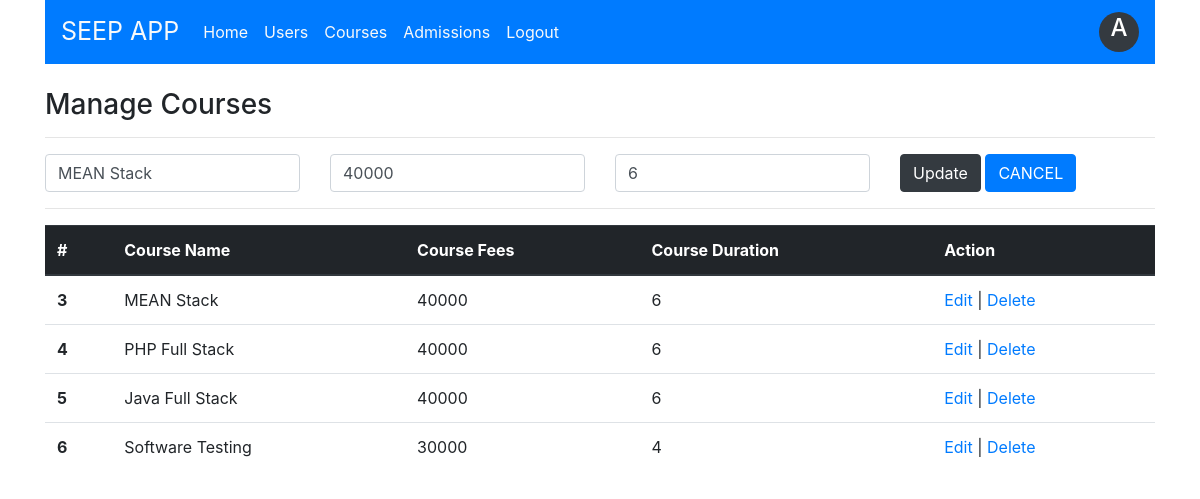
Page /courses.php?edit=3 (signed in) on the committed database.
### tables this page shows
CREATE TABLE `course` (
  `course_id` int(11) NOT NULL,
  `course_name` varchar(50) NOT NULL,
  `course_fees` double NOT NULL,
  `course_duration` int(11) NOT NULL
);

### courses.php (the view, shortened to what this page needs)
<!DOCTYPE html>
<html>
<head>
    <link rel="stylesheet" href="css/style.css">
    <link rel="stylesheet" href="https://maxcdn.bootstrapcdn.com/bootstrap/4.0.0/css/bootstrap.min.css">
</head>
<body>
<?php
    include("include/dbconnection.php");
    $courseName="";
    $courseFees="";
    $courseDuration="";
    if(isset($_REQUEST['edit']))
    {
        $editId=$_REQUEST['edit'];
        $qry="SELECT * FROM course WHERE course_id='$editId'";
        $courseList=mysqli_query($con,$qry);
        $course=mysqli_fetch_assoc($courseList);
        $courseName=$course['course_name'];
        $courseFees=$course['course_fees'];
        $courseDuration=$course['course_duration'];
    }
?>
	<div class="container">
        <?php include("include/header.php");
        ?>
        <br>
        <section>
            <div class="row">
                <div class="col">
                    <h3>Manage Courses</h3>
                    <hr>
                    <form action="" method="post">
                        <div class="row">
                            <div class="col">
                            <input type="text" name="courseName" class="form-control" placeholder="Course Name" value="<?=$courseName?>" required>
                            </div>
                            <div class="col">
                                <input type="text" name="courseFees" class="form-control" placeholder="Fees" value="<?=$courseFees?>" required>
                            </div>
                            <div class="col">
                                <input type="text" name="courseDuration" class="form-control" placeholder="duration" value="<?=$courseDuration?>" required>
                            </div>
                            <div class="col">
                                <?php if(isset($_REQUEST['edit'])){ ?>
                                        <input type="submit" name="btnUpdateCourse" class="btn btn-dark" placeholder="duration" value="Update" required>
                                        <a href="courses.php" class="btn btn-primary"> CANCEL </a>
                                <?php } else{?>
                                    <input type="submit" name="btnAddCourse" class="btn btn-primary" placeholder="duration" value="Add" required>
                                <?php } ?>
                            </div>
                        </div>
                    </form>
                    <hr>
                    <table class="table">
                        <thead class="thead-dark">
                            <tr>
                            <th scope="col">#</th>
                            <th scope="col">Course Name</th>
                            <th scope="col">Course Fees</th>
                            <th scope="col">Course Duration</th>
                            <th scope="col">Action</th>
                            </tr>
                        </thead>
                        <tbody>
                            <?php
                                $qry="SELECT * FROM course";
                                $courseList = mysqli_query($con,$qry);
                                while($course=mysqli_fetch_assoc($courseList)){
                                ?>
                                <tr>
                                    <th><?=$course["course_id"]?></th>
                                    <td><?=$course['course_name']?></td>
                                    <td><?=$course['course_fees']?></td>
                                    <td><?=$course['course_duration']?></td>
                                    <td><a href="courses.php?edit=<?=$course["course_id"]?>">Edit</a> |
                                    <a href="courses.php?delete=<?=$course["course_id"]?>">Delete</a></td>
                                </tr>
                            <?php } ?>
                        </tbody>
                    </table>
                </div>
            </div>
        </section>
    </div>
</body>
</html>

### rows in the picture
course: courseName "MEAN Stack", courseFees "40000", courseDuration "6", course_id "3", course_name "MEAN Stack", course_fees "40000", course_duration "6"
course: course_id "4", course_name "PHP Full Stack", course_fees "40000", course_duration "6"
course: course_id "5", course_name "Java Full Stack", course_fees "40000", course_duration "6"
course: course_id "6", course_name "Software Testing", course_fees "30000", course_duration "4"

### other values in the picture
$username1 "A"
